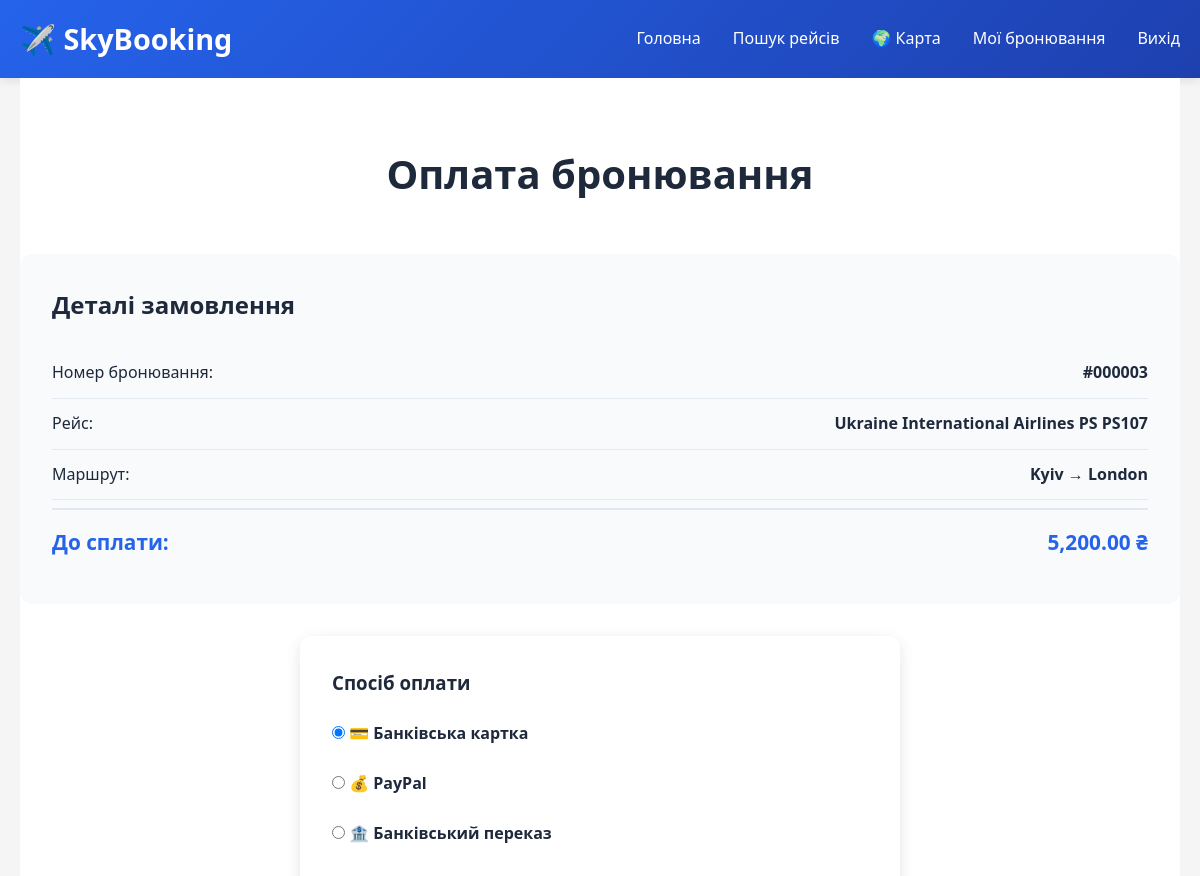
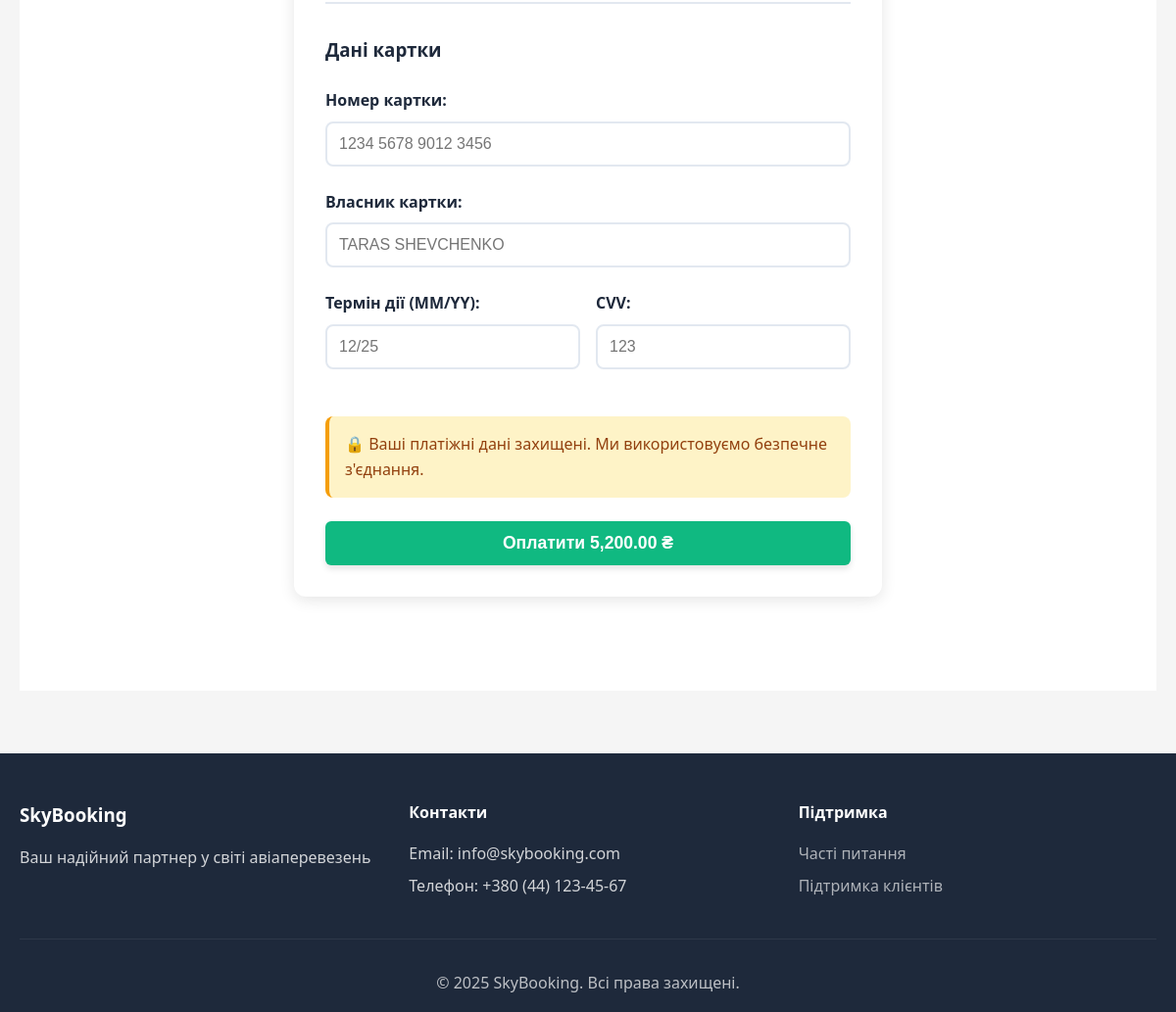
/public/payment.php?booking_id=3 (signed in), run on the app's committed database (2 pictures, top to bottom).
### tables this page shows
CREATE TABLE `bookings` (
  `booking_id` int(11) NOT NULL AUTO_INCREMENT,
  `customer_id` int(11) NOT NULL,
  `booking_date` timestamp NOT NULL DEFAULT current_timestamp(),
  `status` enum('pending','confirmed','cancelled','completed') DEFAULT 'pending',
  `total_amount` decimal(10,2) NOT NULL,
  `payment_status` enum('unpaid','paid','refunded') DEFAULT 'unpaid',
  `currency` varchar(3) DEFAULT 'UAH',
  `created_at` timestamp NOT NULL DEFAULT current_timestamp(),
  `updated_at` timestamp NOT NULL DEFAULT current_timestamp() ON UPDATE current_timestamp(),
  PRIMARY KEY (`booking_id`),
  KEY `idx_customer` (`customer_id`),
  KEY `idx_status` (`status`),
  KEY `idx_booking_date` (`booking_date`),
  CONSTRAINT `bookings_ibfk_1` FOREIGN KEY (`customer_id`) REFERENCES `customers` (`customer_id`) ON DELETE CASCADE
);

CREATE TABLE `airlines` (
  `airline_id` int(11) NOT NULL AUTO_INCREMENT,
  `name` varchar(100) NOT NULL,
  `iata_code` varchar(3) NOT NULL,
  `country` varchar(50) DEFAULT NULL,
  `created_at` timestamp NOT NULL DEFAULT current_timestamp(),
  PRIMARY KEY (`airline_id`),
  UNIQUE KEY `iata_code` (`iata_code`),
  KEY `idx_iata` (`iata_code`)
);

CREATE TABLE `flights` (
  `flight_id` int(11) NOT NULL AUTO_INCREMENT,
  `airline_id` int(11) NOT NULL,
  `flight_number` varchar(10) NOT NULL,
  `departure_airport_id` int(11) NOT NULL,
  `arrival_airport_id` int(11) NOT NULL,
  `departure_time` datetime NOT NULL,
  `arrival_time` datetime NOT NULL,
  `base_price` decimal(10,2) NOT NULL,
  `available_seats` int(11) NOT NULL DEFAULT 0,
  `status` enum('scheduled','boarding','departed','arrived','cancelled','delayed') DEFAULT 'scheduled',
  `created_at` timestamp NOT NULL DEFAULT current_timestamp(),
  `updated_at` timestamp NOT NULL DEFAULT current_timestamp() ON UPDATE current_timestamp(),
  PRIMARY KEY (`flight_id`),
  KEY `airline_id` (`airline_id`),
  KEY `idx_flight_number` (`flight_number`),
  KEY `idx_departure_time` (`departure_time`),
  KEY `idx_departure_airport` (`departure_airport_id`),
  KEY `idx_arrival_airport` (`arrival_airport_id`),
  KEY `idx_status` (`status`),
  CONSTRAINT `flights_ibfk_1` FOREIGN KEY (`airline_id`) REFERENCES `airlines` (`airline_id`) ON DELETE CASCADE,
  CONSTRAINT `flights_ibfk_2` FOREIGN KEY (`departure_airport_id`) REFERENCES `airports` (`airport_id`) ON DELETE CASCADE,
  CONSTRAINT `flights_ibfk_3` FOREIGN KEY (`arrival_airport_id`) REFERENCES `airports` (`airport_id`) ON DELETE CASCADE
);

### public/payment.php (the view, shortened to what this page needs)
<?php
require_once '../includes/config.php';
if (isset($_GET['booking_id'])) {
    $booking_id = intval($_GET['booking_id']);
} elseif (isset($_SESSION['current_booking_id'])) {
    $booking_id = $_SESSION['current_booking_id'];
} else {
    header('Location: ' . BASE_URL . '/index.php');
    exit;
}
$stmt = $pdo->prepare("
    SELECT
        b.*,
        f.flight_number,
        f.departure_time,
        a.name as airline_name,
        a.iata_code as airline_code,
        da.city as departure_city,
        aa.city as arrival_city
    FROM bookings b
    JOIN tickets t ON b.booking_id = t.booking_id
    JOIN flights f ON t.flight_id = f.flight_id
    JOIN airlines a ON f.airline_id = a.airline_id
    JOIN airports da ON f.departure_airport_id = da.airport_id
    JOIN airports aa ON f.arrival_airport_id = aa.airport_id
    WHERE b.booking_id = ? AND b.customer_id = ?
    LIMIT 1
");
$stmt->execute([$booking_id, $_SESSION['customer_id']]);
$booking = $stmt->fetch();
require_once '../includes/header.php';
?>
<div class="container">
    <section class="section">
        <h1 class="section-title">Оплата бронювання</h1>
        <div class="booking-summary">
            <h2 style="margin-bottom: 1.5rem; color: var(--dark-text);">Деталі замовлення</h2>
            <div class="summary-row">
                <span>Номер бронювання:</span>
                <strong>#<?php echo str_pad($booking['booking_id'], 6, '0', STR_PAD_LEFT); ?></strong>
            </div>
            <div class="summary-row">
                <span>Рейс:</span>
                <strong>
                    <?php echo htmlspecialchars($booking['airline_name']); ?>
                    <?php echo htmlspecialchars($booking['airline_code'] . ' ' . $booking['flight_number']); ?>
                </strong>
            </div>
            <div class="summary-row">
                <span>Маршрут:</span>
                <strong>
                    <?php echo htmlspecialchars($booking['departure_city'] . ' → ' . $booking['arrival_city']); ?>
                </strong>
            </div>
            <div class="summary-row">
                <span>До сплати:</span>
                <strong><?php echo number_format($booking['total_amount'], 2); ?> ₴</strong>
            </div>
        </div>
        <div class="form-container" style="margin-top: 2rem;">
            <form method="POST" action="" id="paymentForm" novalidate>
                <h3 style="margin-bottom: 1.5rem;">Спосіб оплати</h3>
                <div class="form-group">
                    <label>
                        <input type="radio" name="payment_method" value="card" id="paymentCard" required checked onchange="toggleCardDetails(); checkPaymentFormValidity();">
                        💳 Банківська картка
                    </label>
                </div>
                <div class="form-group">
                    <label>
                        <input type="radio" name="payment_method" value="paypal" id="paymentPaypal" required onchange="toggleCardDetails(); checkPaymentFormValidity();">
                        💰 PayPal
                    </label>
                </div>
                <div class="form-group">
                    <label>
                        <input type="radio" name="payment_method" value="bank_transfer" id="paymentTransfer" required onchange="toggleCardDetails(); checkPaymentFormValidity();">
                        🏦 Банківський переказ
                    </label>
                </div>
                <div id="cardDetails" style="margin-top: 2rem; padding-top: 2rem; border-top: 2px solid var(--border-color);">
                    <h3 style="margin-bottom: 1.5rem;">Дані картки</h3>
                    <div class="form-group">
                        <label for="card_number">Номер картки:</label>
                        <input type="text" name="card_number" id="card_number"
                               class="form-control card-field"
                               placeholder="1234 5678 9012 3456"
                               minlength="13"
                               maxlength="19"
                               pattern="[0-9\s]{13,19}"
                               oninput="formatCardNumber(this); checkPaymentFormValidity();">
                    </div>
                    <div class="form-group">
                        <label for="card_holder">Власник картки:</label>
                        <input type="text" name="card_holder" id="card_holder"
                               class="form-control card-field"
                               placeholder="TARAS SHEVCHENKO"
                               minlength="3"
                               maxlength="50"
                               pattern="[A-Za-z\s]+"
                               oninput="this.value = this.value.toUpperCase(); checkPaymentFormValidity();">
                    </div>
                    <div class="form-row">
                        <div class="form-group">
                            <label for="expiry">Термін дії (MM/YY):</label>
                            <input type="text" name="expiry" id="expiry"
                                   class="form-control card-field"
                                   placeholder="12/25"
                                   maxlength="5"
                                   pattern="(0[1-9]|1[0-2])\/[0-9]{2}"
                                   oninput="formatExpiry(this); checkPaymentFormValidity();">
                        </div>
                        <div class="form-group">
                            <label for="cvv">CVV:</label>
                            <input type="text" name="cvv" id="cvv"
                                   class="form-control card-field"
                                   placeholder="123"
                                   minlength="3"
                                   maxlength="4"
                                   pattern="[0-9]{3,4}"
                                   oninput="this.value = this.value.replace(/[^0-9]/g, ''); checkPaymentFormValidity();">
                        </div>
                    </div>
                </div>
                <div style="background: #fef3c7; padding: 1rem; border-radius: 8px; margin: 1.5rem 0; border-left: 4px solid var(--warning-color);">
                    <p style="margin: 0; color: #92400e;">
                        🔒 Ваші платіжні дані захищені. Ми використовуємо безпечне з'єднання.
                    </p>
                </div>
                <button type="submit" name="process_payment" class="btn btn-success btn-full" id="paymentBtn" disabled>
                    Оплатити <?php echo number_format($booking['total_amount'], 2); ?> ₴
                </button>
            </form>
        </div>
    </section>
</div>
<?php require_once '../includes/footer.php'; ?>

### public/css/style.css (style rules this page uses)
* { margin: 0; padding: 0; box-sizing: border-box; }
:root { --primary-color: #2563eb; --secondary-color: #1e40af; --success-color: #10b981; --danger-color: #ef4444; --warning-color: #f59e0b; --light-bg: #f8fafc; --dark-text: #1e293b; --gray-text: #64748b; --border-color: #e2e8f0; }
body { font-family: 'Segoe UI', Tahoma, Geneva, Verdana, sans-serif; line-height: 1.6; color: var(--dark-text); background-color: #f5f5f5; margin: 0; padding: 0; }
.container { max-width: 1200px; margin: 0 auto; padding: 0 20px; }
.btn { display: inline-block; padding: 0.875rem 2rem; background: white; color: var(--primary-color); border: none; border-radius: 8px; font-size: 1.1rem; font-weight: 600; text-decoration: none; cursor: pointer; transition: all 0.3s; box-shadow: 0 4px 6px rgba(0, 0, 0, 0.1); text-align: center; }
.btn-success { background: var(--success-color); color: white; }
.btn-full { width: 100%; }
.section { padding: 4rem 0; background: white; }
.section-title { text-align: center; font-size: 2.5rem; margin-bottom: 3rem; color: var(--dark-text); font-weight: bold; }
.form-container { max-width: 600px; margin: 2rem auto; background: white; padding: 2rem; border-radius: 12px; box-shadow: 0 4px 15px rgba(0, 0, 0, 0.1); }
.form-group { margin-bottom: 1.5rem; }
.form-group label { display: block; margin-bottom: 0.5rem; font-weight: 600; color: var(--dark-text); }
.form-control { width: 100%; padding: 0.75rem; border: 2px solid var(--border-color); border-radius: 8px; font-size: 1rem; transition: border-color 0.3s; }
.form-row { display: grid; grid-template-columns: repeat(auto-fit, minmax(250px, 1fr)); gap: 1rem; }
.booking-summary { background: var(--light-bg); padding: 2rem; border-radius: 12px; margin-top: 2rem; }
.summary-row { display: flex; justify-content: space-between; padding: 0.75rem 0; border-bottom: 1px solid var(--border-color); }
.summary-row:last-child { border-bottom: none; font-size: 1.3rem; font-weight: bold; color: var(--primary-color); padding-top: 1rem; margin-top: 0.5rem; border-top: 2px solid var(--border-color); }
.btn-success { background: var(--success-color); color: white; padding: 0.75rem 1.5rem; border: none; border-radius: 6px; font-weight: 600; cursor: pointer; transition: all 0.3s ease; text-decoration: none; display: inline-block; }

### public/payment.php (style rules this page uses)
.form-control:invalid:not(:placeholder-shown) { border-color: var(--danger-color); }

### data on the page
bookings: booking_id "000003", airlines.name "Ukraine International Airlines", airlines.iata_code "PS PS107", total_amount "5,200.00"

### other printed values
$booking['departure_city'] . ' → ' . $booking['arrival_city'] "Kyiv → London"
